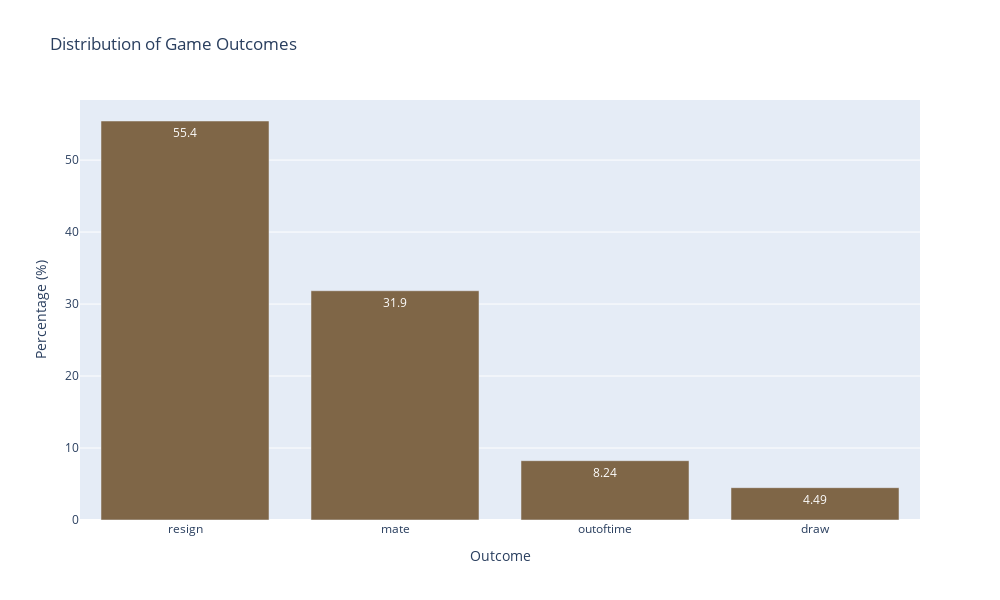

The notebook cell this image was saved under:
### Markdown cell above
***
### Distribuição de como o jogo acabou (desistênica, cheque-mate, sem tempo, empate)

### Code cell
# Calculando a distribuição de status de vitória
count_victory_status = (df['victory_status'].value_counts(normalize=True) * 100).round(2)

# Criando um DataFrame a partir da distribuição calculada
victory_status_df = count_victory_status.reset_index()
victory_status_df.columns = ['victory_status', 'proportion']

# Gráfico de barras
fig = px.bar(victory_status_df,
             x='victory_status', y='proportion',
             width=1000, height=600, 
             text_auto='.3s',  # value on the bar
             title='Distribution of Game Outcomes',
             labels={'victory_status': 'Outcome', 'proportion': 'Percentage (%)'},
             color_discrete_sequence=[colorD])

fig.show()

### Figure 1 — Plotly figure (JSON) as saved in the notebook; plotly's stock layout.template omitted (floating-point values rounded to 4 significant figures)
{"data": [{"alignmentgroup": "True", "hovertemplate": "Outcome=%{x}<br>Percentage (%)=%{y}<extra></extra>", "legendgroup": "", "marker": {"color": "#7F6647", "pattern": {"shape": ""}}, "name": "", "offsetgroup": "", "orientation": "v", "showlegend": false, "textposition": "auto", "texttemplate": "%{y:.3s}", "type": "bar", "x": ["resign", "mate", "outoftime", "draw"], "xaxis": "x", "y": [55.43, 31.85, 8.24, 4.49], "yaxis": "y"}], "layout": {"barmode": "relative", "height": 600, "legend": {"tracegroupgap": 0}, "title": {"text": "Distribution of Game Outcomes"}, "width": 1000, "xaxis": {"anchor": "y", "autorange": true, "domain": [0, 1], "range": [-0.5, 3.5], "title": {"text": "Outcome"}, "type": "category"}, "yaxis": {"anchor": "x", "autorange": true, "domain": [0, 1], "range": [0, 58.35], "title": {"text": "Percentage (%)"}, "type": "linear"}}}
